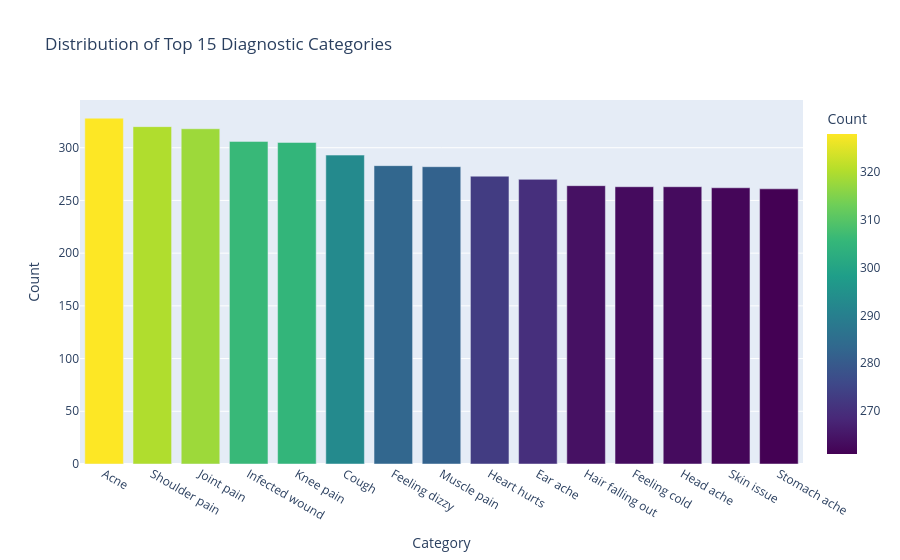
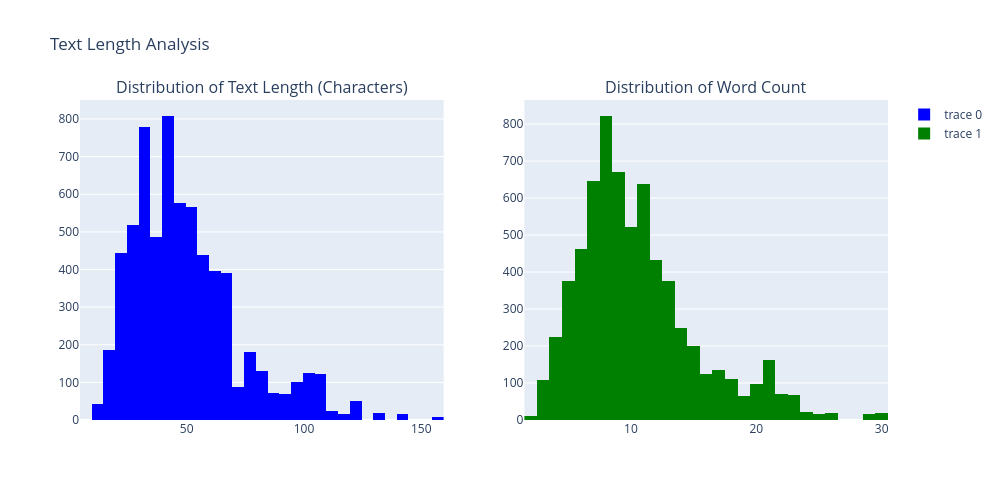

Notebook code cell kept with these figures, in order:
### Markdown cell above
### 2.2 Text Classification Data Visualization

**Purpose:** Visualize the class distribution and text characteristics to gain a better understanding of our dataset.

### Code cell
# Visualize class distribution (top 15 categories)
top_n = 15  # Set the number of top diagnostic categories to display in our visualization
top_categories = class_distribution.head(top_n).reset_index()  # Extract the 15 most frequent diagnostic categories and reset index to create a clean dataframe
top_categories.columns = ['Category', 'Count']  # Rename columns to more descriptive names for clarity in visualization

# Create an interactive bar chart showing the distribution of diagnostic categories
fig = px.bar(top_categories, x='Category', y='Count', 
             title=f'Distribution of Top {top_n} Diagnostic Categories',  # Dynamic title that shows exactly how many categories we're displaying
             color='Count', color_continuous_scale='viridis')  # Color bars based on count values using a professional color scheme
fig.update_layout(xaxis={'categoryorder':'total descending'})  # Ensure categories are ordered from highest to lowest count for better readability
fig.show()  # Display the interactive chart

# Calculate text length metrics for preprocessing insights
df['text_length'] = df['phrase'].apply(len)  # Count the number of characters in each patient symptom description
df['word_count'] = df['phrase'].apply(lambda x: len(str(x).split()))  # Count the number of words in each patient symptom description by splitting on spaces

# Visualize text length distribution using subplots for comprehensive analysis
fig = make_subplots(rows=1, cols=2, 
                    subplot_titles=('Distribution of Text Length (Characters)', 
                                  'Distribution of Word Count'))  # Create side-by-side histograms with descriptive titles

# Add histogram for character length distribution
fig.add_trace(
    go.Histogram(x=df['text_length'], nbinsx=30, marker_color='blue'),  # Create histogram with 30 bins to show character length distribution patterns
    row=1, col=1  # Place in the first subplot position
)

# Add histogram for word count distribution
fig.add_trace(
    go.Histogram(x=df['word_count'], nbinsx=30, marker_color='green'),  # Create histogram with 30 bins to show word count distribution patterns
    row=1, col=2  # Place in the second subplot position
)

fig.update_layout(height=500, width=1000, title_text="Text Length Analysis")  # Set figure dimensions and overall title for the analysis
fig.show()  # Display the comprehensive text length analysis

# Remove temporary columns to keep dataset clean
df.drop(['text_length', 'word_count'], axis=1, inplace=True)  # Delete the temporary analysis columns since we only needed them for visualization, not for model training

### Figure 1 — Plotly figure (JSON) as saved in the notebook; plotly's stock layout.template omitted (floating-point values rounded to 4 significant figures)
{"data": [{"hovertemplate": "Category=%{x}<br>Count=%{marker.color}<extra></extra>", "legendgroup": "", "marker": {"color": [328, 320, 318, 306, 305, 293, 283, 282, 273, 270, 264, 263, 263, 262, 261], "coloraxis": "coloraxis", "pattern": {"shape": ""}}, "name": "", "orientation": "v", "showlegend": false, "textposition": "auto", "type": "bar", "x": ["Acne", "Shoulder pain", "Joint pain", "Infected wound", "Knee pain", "Cough", "Feeling dizzy", "Muscle pain", "Heart hurts", "Ear ache", "Hair falling out", "Feeling cold", "Head ache", "Skin issue", "Stomach ache"], "xaxis": "x", "y": [328, 320, 318, 306, 305, 293, 283, 282, 273, 270, 264, 263, 263, 262, 261], "yaxis": "y"}], "layout": {"barmode": "relative", "coloraxis": {"colorbar": {"title": {"text": "Count"}}, "colorscale": [[0, "#440154"], [0.1111, "#482878"], [0.2222, "#3e4989"], [0.3333, "#31688e"], [0.4444, "#26828e"], [0.5556, "#1f9e89"], [0.6667, "#35b779"], [0.7778, "#6ece58"], [0.8889, "#b5de2b"], [1, "#fde725"]]}, "legend": {"tracegroupgap": 0}, "title": {"text": "Distribution of Top 15 Diagnostic Categories"}, "xaxis": {"anchor": "y", "categoryorder": "total descending", "domain": [0, 1], "title": {"text": "Category"}}, "yaxis": {"anchor": "x", "domain": [0, 1], "title": {"text": "Count"}}}}

### Figure 2 — Plotly figure (JSON) as saved in the notebook; plotly's stock layout.template omitted (floating-point values rounded to 4 significant figures; data arrays with more than 128 entries replaced by an {"elided": "..."} marker saying what was removed)
{"data": [{"marker": {"color": "blue"}, "nbinsx": 30, "type": "histogram", "x": {"elided": "6661 int values"}, "xaxis": "x", "yaxis": "y"}, {"marker": {"color": "green"}, "nbinsx": 30, "type": "histogram", "x": {"elided": "6661 int values"}, "xaxis": "x2", "yaxis": "y2"}], "layout": {"annotations": [{"font": {"size": 16}, "showarrow": false, "text": "Distribution of Text Length (Characters)", "x": 0.225, "xanchor": "center", "xref": "paper", "y": 1, "yanchor": "bottom", "yref": "paper"}, {"font": {"size": 16}, "showarrow": false, "text": "Distribution of Word Count", "x": 0.775, "xanchor": "center", "xref": "paper", "y": 1, "yanchor": "bottom", "yref": "paper"}], "height": 500, "title": {"text": "Text Length Analysis"}, "width": 1000, "xaxis": {"anchor": "y", "domain": [0, 0.45]}, "xaxis2": {"anchor": "y2", "domain": [0.55, 1]}, "yaxis": {"anchor": "x", "domain": [0, 1]}, "yaxis2": {"anchor": "x2", "domain": [0, 1]}}}
